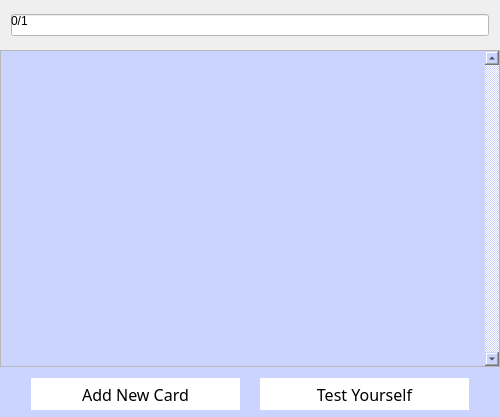
<?xml version="1.0" encoding="UTF-8"?>
<ui version="4.0">
 <class>flashcards_desk</class>
 <widget class="QMainWindow" name="flashcards_desk">
  <property name="geometry">
   <rect>
    <x>0</x>
    <y>0</y>
    <width>500</width>
    <height>417</height>
   </rect>
  </property>
  <property name="windowTitle">
   <string>MainWindow</string>
  </property>
  <property name="styleSheet">
   <string notr="true">flashcards_desk{
    background:rgb(202, 212, 255);
}</string>
  </property>
  <widget class="QWidget" name="CentralWidget">
   <layout class="QVBoxLayout" name="verticalLayout">
    <property name="spacing">
     <number>0</number>
    </property>
    <property name="leftMargin">
     <number>0</number>
    </property>
    <property name="topMargin">
     <number>0</number>
    </property>
    <property name="rightMargin">
     <number>0</number>
    </property>
    <property name="bottomMargin">
     <number>0</number>
    </property>
    <item>
     <widget class="QStackedWidget" name="TopStackedWidget">
      <property name="maximumSize">
       <size>
        <width>16777215</width>
        <height>50</height>
       </size>
      </property>
      <property name="currentIndex">
       <number>1</number>
      </property>
      <widget class="QWidget" name="TopStackedWidgetPage1">
       <layout class="QGridLayout" name="gridLayout_2">
        <property name="leftMargin">
         <number>0</number>
        </property>
        <property name="topMargin">
         <number>0</number>
        </property>
        <property name="rightMargin">
         <number>0</number>
        </property>
        <property name="bottomMargin">
         <number>0</number>
        </property>
        <property name="spacing">
         <number>0</number>
        </property>
       </layout>
      </widget>
      <widget class="QWidget" name="TopStackedWidgetPage2">
       <layout class="QGridLayout" name="gridLayout_3">
        <property name="leftMargin">
         <number>0</number>
        </property>
        <property name="topMargin">
         <number>0</number>
        </property>
        <property name="rightMargin">
         <number>0</number>
        </property>
        <property name="bottomMargin">
         <number>0</number>
        </property>
        <property name="spacing">
         <number>0</number>
        </property>
        <item row="0" column="0">
         <widget class="QWidget" name="ProgressWidget" native="true">
          <layout class="QGridLayout" name="gridLayout_4">
           <item row="0" column="0">
            <widget class="QProgressBar" name="ProgressBar">
             <property name="styleSheet">
              <string notr="true">QProgressBar {
     background-color: rgb(255,255,255);
 }
QProgressBar::chunk {
     background-color: rgb(194,228,255);;
 }
</string>
             </property>
             <property name="maximum">
              <number>1</number>
             </property>
             <property name="value">
              <number>0</number>
             </property>
             <property name="invertedAppearance">
              <bool>false</bool>
             </property>
             <property name="textDirection">
              <enum>QProgressBar::TopToBottom</enum>
             </property>
             <property name="format">
              <string>%v/%m</string>
             </property>
            </widget>
           </item>
          </layout>
         </widget>
        </item>
       </layout>
      </widget>
     </widget>
    </item>
    <item>
     <widget class="QWidget" name="ImageWidget" native="true">
      <property name="styleSheet">
       <string notr="true">ImageWidget {
	background-color: rgb(202, 212,255);
}

QScrollBar {
	background-color: rgb(202, 212,255);
}</string>
      </property>
      <layout class="QGridLayout" name="gridLayout">
       <property name="leftMargin">
        <number>0</number>
       </property>
       <property name="topMargin">
        <number>0</number>
       </property>
       <property name="rightMargin">
        <number>0</number>
       </property>
       <property name="bottomMargin">
        <number>0</number>
       </property>
       <property name="spacing">
        <number>0</number>
       </property>
       <item row="0" column="0">
        <widget class="QStackedWidget" name="DisplayStackedWidget">
         <property name="styleSheet">
          <string notr="true">DisplayStackedWidget {
	background-color : rgb(202, 212, 255);
}</string>
         </property>
         <widget class="QWidget" name="DisplayFlashcards">
          <property name="styleSheet">
           <string notr="true">DisplayFlashcards {
	background-color : rgb(202, 212, 255);
}</string>
          </property>
          <layout class="QHBoxLayout" name="horizontalLayout_2">
           <property name="spacing">
            <number>0</number>
           </property>
           <property name="leftMargin">
            <number>0</number>
           </property>
           <property name="topMargin">
            <number>0</number>
           </property>
           <property name="rightMargin">
            <number>0</number>
           </property>
           <property name="bottomMargin">
            <number>0</number>
           </property>
           <item>
            <widget class="QScrollArea" name="ScrollArea">
             <property name="styleSheet">
              <string notr="true">ScrollArea {
	background-color :rgb(202, 212, 255);
}</string>
             </property>
             <property name="verticalScrollBarPolicy">
              <enum>Qt::ScrollBarAlwaysOn</enum>
             </property>
             <property name="widgetResizable">
              <bool>true</bool>
             </property>
             <widget class="QWidget" name="ScrollAreaWidgetContents">
              <property name="enabled">
               <bool>true</bool>
              </property>
              <property name="geometry">
               <rect>
                <x>0</x>
                <y>0</y>
                <width>481</width>
                <height>315</height>
               </rect>
              </property>
              <property name="minimumSize">
               <size>
                <width>0</width>
                <height>0</height>
               </size>
              </property>
              <property name="styleSheet">
               <string notr="true">QAbstractScrollArea #ScrollAreaWidgetContents {
    background-color: rgb(202,212,255);
}</string>
              </property>
             </widget>
            </widget>
           </item>
          </layout>
         </widget>
        </widget>
       </item>
      </layout>
     </widget>
    </item>
    <item>
     <widget class="QStackedWidget" name="BottomStackedWidget">
      <property name="minimumSize">
       <size>
        <width>0</width>
        <height>50</height>
       </size>
      </property>
      <property name="maximumSize">
       <size>
        <width>16777215</width>
        <height>50</height>
       </size>
      </property>
      <property name="styleSheet">
       <string notr="true">QWidget {
	background-color: rgb(202, 212, 255);
}</string>
      </property>
      <property name="currentIndex">
       <number>0</number>
      </property>
      <widget class="QWidget" name="BottomStackedWidgetPage1">
       <property name="styleSheet">
        <string notr="true">BottomStackedWidgetPage1{
    background-color:rgb(202,212,255);
}</string>
       </property>
       <layout class="QHBoxLayout" name="horizontalLayout_4">
        <item>
         <layout class="QHBoxLayout" name="CardActionWidget">
          <property name="spacing">
           <number>20</number>
          </property>
          <property name="leftMargin">
           <number>20</number>
          </property>
          <property name="rightMargin">
           <number>20</number>
          </property>
          <item>
           <widget class="QPushButton" name="AddNewCardButton">
            <property name="minimumSize">
             <size>
              <width>0</width>
              <height>32</height>
             </size>
            </property>
            <property name="font">
             <font>
              <family>Yu Gothic</family>
              <pointsize>12</pointsize>
              <bold>false</bold>
             </font>
            </property>
            <property name="autoFillBackground">
             <bool>false</bool>
            </property>
            <property name="styleSheet">
             <string notr="true">QPushButton {
	background-color: rgb(255, 255, 255);
 	color: black;
    border-radius: 20px; 
}</string>
            </property>
            <property name="text">
             <string>Add New Card</string>
            </property>
           </widget>
          </item>
          <item>
           <widget class="QPushButton" name="TestYourselfButton">
            <property name="minimumSize">
             <size>
              <width>0</width>
              <height>32</height>
             </size>
            </property>
            <property name="font">
             <font>
              <family>Yu Gothic</family>
              <pointsize>12</pointsize>
             </font>
            </property>
            <property name="styleSheet">
             <string notr="true">QPushButton {
	background-color: rgb(255, 255, 255);
 	color: black;
    border-radius: 100px; 
}</string>
            </property>
            <property name="text">
             <string>Test Yourself</string>
            </property>
           </widget>
          </item>
         </layout>
        </item>
       </layout>
      </widget>
      <widget class="QWidget" name="BottomStackedWidgetPage2">
       <layout class="QHBoxLayout" name="horizontalLayout_5">
        <item>
         <widget class="QPushButton" name="StopTestYourselfButton">
          <property name="minimumSize">
           <size>
            <width>0</width>
            <height>32</height>
           </size>
          </property>
          <property name="palette">
           <palette>
            <active>
             <colorrole role="Button">
              <brush brushstyle="SolidPattern">
               <color alpha="255">
                <red>202</red>
                <green>212</green>
                <blue>255</blue>
               </color>
              </brush>
             </colorrole>
             <colorrole role="Text">
              <brush brushstyle="SolidPattern">
               <color alpha="255">
                <red>0</red>
                <green>0</green>
                <blue>0</blue>
               </color>
              </brush>
             </colorrole>
             <colorrole role="Base">
              <brush brushstyle="SolidPattern">
               <color alpha="255">
                <red>202</red>
                <green>212</green>
                <blue>255</blue>
               </color>
              </brush>
             </colorrole>
             <colorrole role="Window">
              <brush brushstyle="SolidPattern">
               <color alpha="255">
                <red>202</red>
                <green>212</green>
                <blue>255</blue>
               </color>
              </brush>
             </colorrole>
            </active>
            <inactive>
             <colorrole role="Button">
              <brush brushstyle="SolidPattern">
               <color alpha="255">
                <red>202</red>
                <green>212</green>
                <blue>255</blue>
               </color>
              </brush>
             </colorrole>
             <colorrole role="Text">
              <brush brushstyle="SolidPattern">
               <color alpha="255">
                <red>208</red>
                <green>208</green>
                <blue>208</blue>
               </color>
              </brush>
             </colorrole>
             <colorrole role="Base">
              <brush brushstyle="SolidPattern">
               <color alpha="255">
                <red>202</red>
                <green>212</green>
                <blue>255</blue>
               </color>
              </brush>
             </colorrole>
             <colorrole role="Window">
              <brush brushstyle="SolidPattern">
               <color alpha="255">
                <red>202</red>
                <green>212</green>
                <blue>255</blue>
               </color>
              </brush>
             </colorrole>
            </inactive>
            <disabled>
             <colorrole role="Button">
              <brush brushstyle="SolidPattern">
               <color alpha="255">
                <red>202</red>
                <green>212</green>
                <blue>255</blue>
               </color>
              </brush>
             </colorrole>
             <colorrole role="Text">
              <brush brushstyle="SolidPattern">
               <color alpha="96">
                <red>164</red>
                <green>166</green>
                <blue>168</blue>
               </color>
              </brush>
             </colorrole>
             <colorrole role="Base">
              <brush brushstyle="SolidPattern">
               <color alpha="255">
                <red>202</red>
                <green>212</green>
                <blue>255</blue>
               </color>
              </brush>
             </colorrole>
             <colorrole role="Window">
              <brush brushstyle="SolidPattern">
               <color alpha="255">
                <red>202</red>
                <green>212</green>
                <blue>255</blue>
               </color>
              </brush>
             </colorrole>
            </disabled>
           </palette>
          </property>
          <property name="font">
           <font>
            <family>Yu Gothic</family>
            <pointsize>12</pointsize>
            <bold>false</bold>
           </font>
          </property>
          <property name="styleSheet">
           <string notr="true">QPushButton {
	background-color: rgb(202, 212, 255);
}</string>
          </property>
          <property name="text">
           <string>Stop Test </string>
          </property>
         </widget>
        </item>
       </layout>
      </widget>
     </widget>
    </item>
   </layout>
   <zorder>BottomStackedWidget</zorder>
   <zorder>ImageWidget</zorder>
   <zorder>TopStackedWidget</zorder>
  </widget>
  <action name="actionNew">
   <property name="text">
    <string>New</string>
   </property>
   <property name="statusTip">
    <string>Create New Deck</string>
   </property>
   <property name="shortcut">
    <string>Ctrl+N</string>
   </property>
  </action>
  <action name="actionOpen">
   <property name="text">
    <string>Open</string>
   </property>
   <property name="statusTip">
    <string>Open an existing deck</string>
   </property>
   <property name="shortcut">
    <string>Ctrl+O</string>
   </property>
  </action>
  <action name="actionSave">
   <property name="text">
    <string>Save</string>
   </property>
   <property name="statusTip">
    <string>Save Deck</string>
   </property>
   <property name="shortcut">
    <string>Ctrl+S</string>
   </property>
  </action>
  <action name="actionClose">
   <property name="text">
    <string>Close</string>
   </property>
   <property name="statusTip">
    <string>Close Flashcards</string>
   </property>
   <property name="shortcut">
    <string>Ctrl+Q</string>
   </property>
  </action>
  <action name="actionAbout">
   <property name="text">
    <string>About...</string>
   </property>
  </action>
  <action name="actionSave_As">
   <property name="text">
    <string>Save As</string>
   </property>
  </action>
 </widget>
 <layoutdefault spacing="6" margin="11"/>
 <tabstops>
  <tabstop>ScrollArea</tabstop>
  <tabstop>AddNewCardButton</tabstop>
  <tabstop>TestYourselfButton</tabstop>
 </tabstops>
 <resources/>
 <connections/>
</ui>
